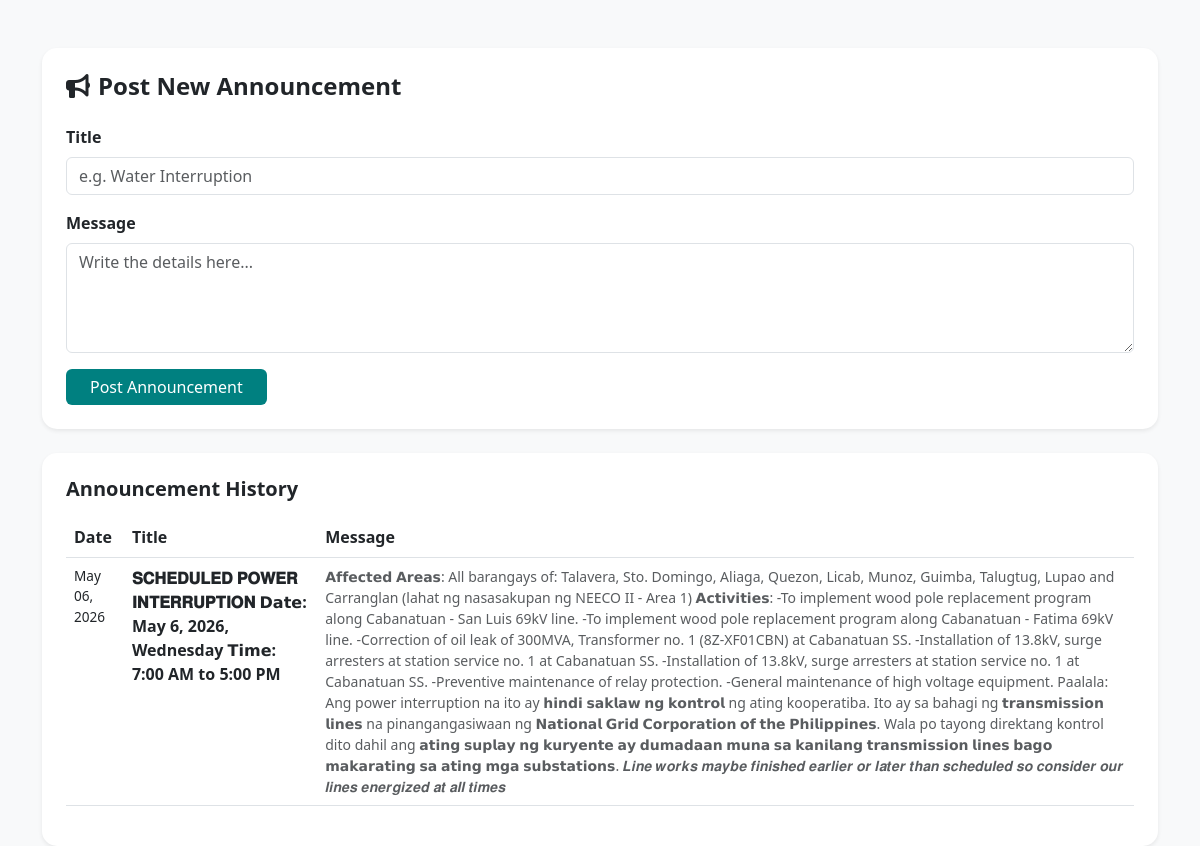
/admin_announcements.php (signed in), run on the app's committed database.
### tables this page shows
CREATE TABLE `announcements` (
  `id` int(11) NOT NULL,
  `property_id` int(11) DEFAULT NULL,
  `title` varchar(255) NOT NULL,
  `content` text NOT NULL,
  `expiry_date` date DEFAULT NULL,
  `created_at` timestamp NOT NULL DEFAULT current_timestamp()
);

### admin_announcements.php (the view, shortened to what this page needs)
<?php
include('db.php');
?>
<!DOCTYPE html>
<html lang="en">
<head>
    <link href="https://cdn.jsdelivr.net/npm/bootstrap@5.3.0/dist/css/bootstrap.min.css" rel="stylesheet">
    <link rel="stylesheet" href="https://cdnjs.cloudflare.com/ajax/libs/font-awesome/6.4.0/css/all.min.css">
</head>
<body style="background: #f8f9fa;">
    <div class="container mt-5">
        <div class="card p-4 shadow-sm border-0 mb-4" style="border-radius: 15px;">
            <h4 class="fw-bold mb-4 text-teal"><i class="fa fa-bullhorn me-2"></i>Post New Announcement</h4>
            <form method="POST">
                <div class="mb-3">
                    <label class="form-label fw-bold">Title</label>
                    <input type="text" name="title" class="form-control" placeholder="e.g. Water Interruption" required>
                </div>
                <div class="mb-3">
                    <label class="form-label fw-bold">Message</label>
                    <textarea name="content" class="form-control" rows="4" placeholder="Write the details here..." required></textarea>
                </div>
                <button type="submit" name="post_announcement" class="btn btn-primary px-4" style="background: #008080; border: none;">Post Announcement</button>
            </form>
        </div>
        <div class="card p-4 shadow-sm border-0" style="border-radius: 15px;">
            <h5 class="fw-bold mb-3">Announcement History</h5>
            <table class="table">
                <thead><tr><th>Date</th><th>Title</th><th>Message</th></tr></thead>
                <tbody>
                    <?php
                    $res = mysqli_query($conn, "SELECT * FROM announcements ORDER BY created_at DESC");
                    while($row = mysqli_fetch_assoc($res)) {
                        echo "<tr>
                                <td style='font-size: 0.85rem;'>".date('M d, Y', strtotime($row['created_at']))."</td>
                                <td class='fw-bold'>{$row['title']}</td>
                                <td class='text-muted small'>{$row['content']}</td>
                              </tr>";
                    }
                    ?>
                </tbody>
            </table>
        </div>
    </div>
</body>
</html>

### data on the page
announcements: created_at "May 06, 2026", title "𝐒𝐂𝐇𝐄𝐃𝐔𝐋𝐄𝐃 𝐏𝐎𝐖𝐄𝐑 𝐈𝐍𝐓𝐄𝐑𝐑𝐔𝐏𝐓𝐈𝐎𝐍 𝗗𝗮𝘁𝗲: May 6, 2026, Wednesday 𝗧𝗶𝗺𝗲: 7:00 AM to 5:00 PM", content "𝗔𝗳𝗳𝗲𝗰𝘁𝗲𝗱 𝗔𝗿𝗲𝗮𝘀: All barangays of: Talavera, Sto. Domingo, Aliaga, Quezon, Licab, Munoz, Guimba, Talugtug, Lupao and Carranglan (lahat ng nasasakupan ng NEECO II - Area 1) 𝗔𝗰𝘁𝗶𝘃𝗶𝘁𝗶𝗲𝘀: -To implement wood pole replacement program along Cabanatuan - San Luis 69kV line. -To implement wood pole replacement program along Cabanatuan - Fatima 69kV line. -Correction of oil leak of 300MVA, Transformer no. 1 (8Z-XF01CBN) at Cabanatuan SS. -Installation of 13.8kV, surge arresters at station service no. 1 at Cabanatuan SS. -Installation of 13.8kV, surge arresters at station service no. 1 at Cabanatuan SS. -Preventive maintenance of relay protection. -General maintenance of high voltage equipment.…"
